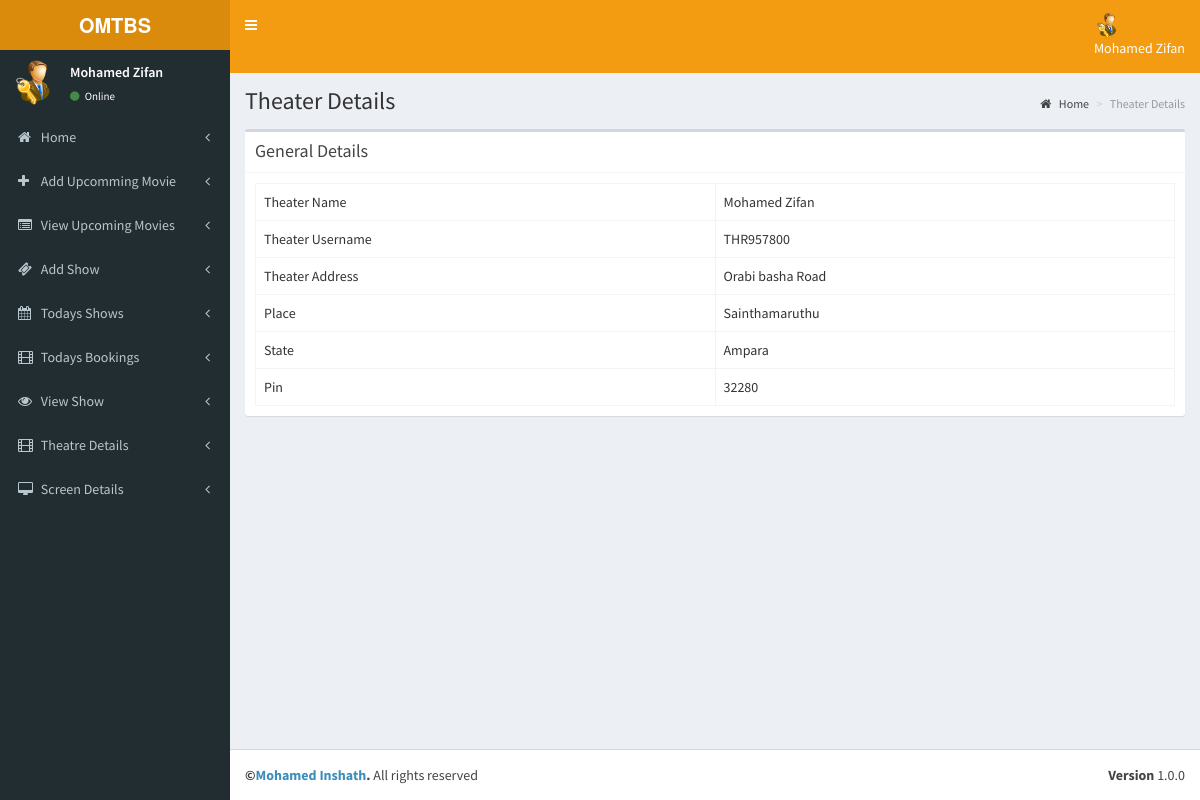
Screenshot of /OMTBS/theater/pages/theater_info.php (signed in) with the database file from the repository.
### tables this page shows
CREATE TABLE `tbl_theatre` (
  `id` int(11) NOT NULL,
  `name` varchar(100) NOT NULL,
  `address` varchar(100) NOT NULL,
  `place` varchar(100) NOT NULL,
  `state` varchar(50) NOT NULL,
  `pin` int(11) NOT NULL,
  `username` varchar(100) NOT NULL,
  `passwored` varchar(100) NOT NULL
);

### OMTBS/theater/pages/theater_info.php (the view, shortened to what this page needs)
<?php
include('../partials/header.php');
?>
<div class="content-wrapper">
    <section class="content-header">
        <h1>
            Theater Details
        </h1>
        <ol class="breadcrumb">
            <li><a href="../pages/dashboard.php"><i class="fa fa-home"></i> Home</a></li>
            <li class="active">Theater Details</li>
        </ol>
    </section>
    <section class="content">
        <div class="box">
            <div class="box-header with-border">
                <h3 class="box-title">General Details</h3>
            </div>
            <div class="box-body">
                <?php
                    $qry = "SELECT * FROM `tbl_theatre` WHERE id = '" . $_SESSION['theater_id'] . "'";
                    $result = mysqli_query($conn, $qry);
                    $row = mysqli_fetch_array($result);
                ?>
                <table class="table table-bordered table-hover">
                    <tr>
                        <td class="col-md-6">Theater Name</td>
                        <td class="col-md-6"><?php echo $row['name']; ?></td>
                    </tr>
                    <tr>
                        <td class="col-md-6">Theater Username</td>
                        <td class="col-md-6"><?php echo $row['username']; ?></td>
                    </tr>
                    <tr>
                        <td>Theater Address</td>
                        <td><?php echo $row['address']; ?></td>
                    </tr>
                    <tr>
                        <td>Place</td>
                        <td><?php echo $row['place']; ?></td>
                    </tr>
                    <tr>
                        <td>State</td>
                        <td><?php echo $row['state']; ?></td>
                    </tr>
                    <tr>
                        <td>Pin</td>
                        <td><?php echo $row['pin']; ?></td>
                    </tr>
                </table>
            </div>
        </div>
    </section>
</div>
<?php
include('../partials/footer.php');
?>

### rows the page displays
tbl_theatre: name "Mohamed Zifan", username "THR957800", address "Orabi basha Road", place "Sainthamaruthu", state "Ampara", pin "32280"

### other values shown
$_SESSION['theater_name'] "Mohamed Zifan"
